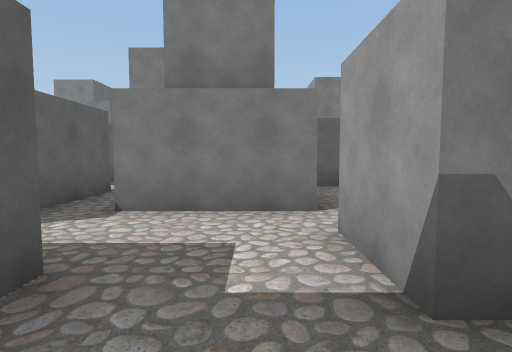
view 1 (above)

24 first-person views from a walk through a scene from a Unity 3-D project. The camera is 1.4 m above the floor, tilts 4° down and sees 80° across. The floor is counted in squares, 2 m on a side. Each view is taken from the middle of a square. On the plan, view 1 faces up. The plan holds only what a view shows up to about 10 squares ahead; the rest is blank. The player character is not drawn.

view 2
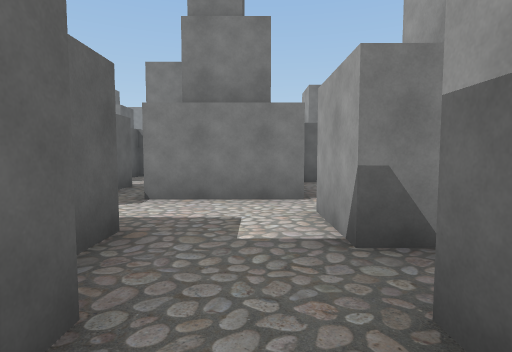

view 3
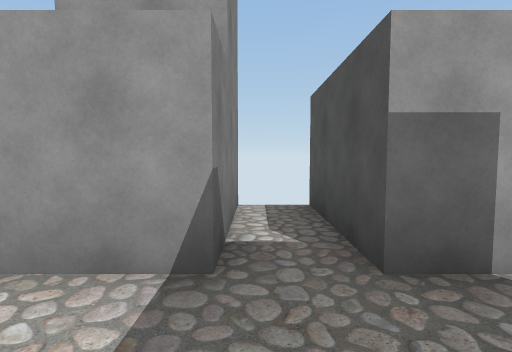

view 4
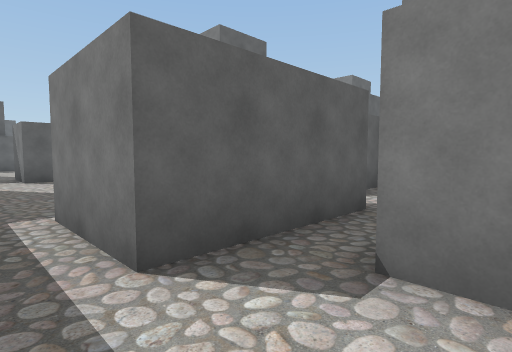

view 5
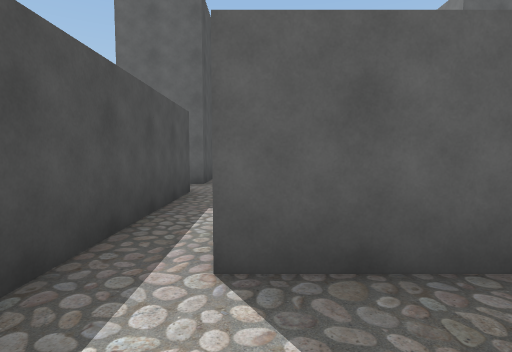

view 6
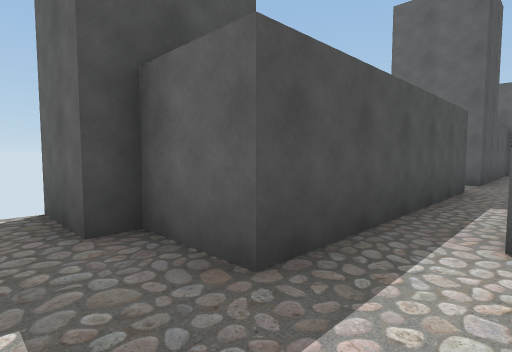

view 7
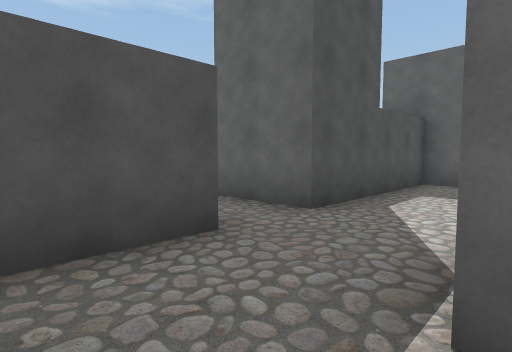

view 8
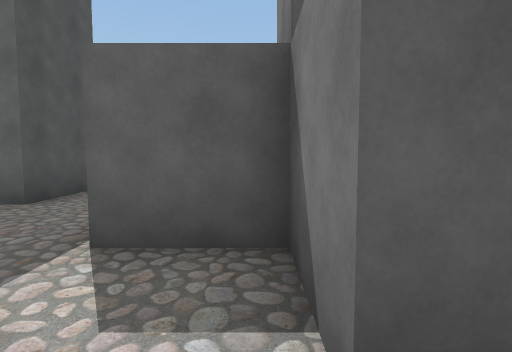

view 9
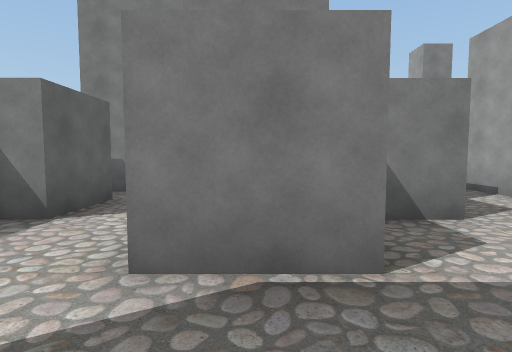

view 10
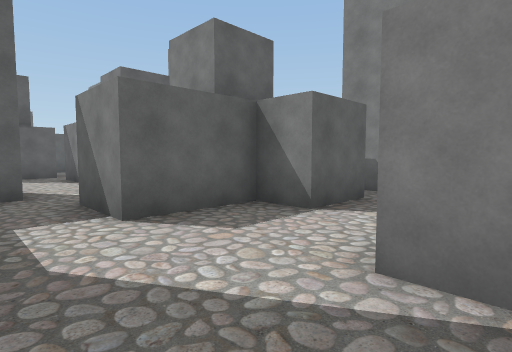

view 11
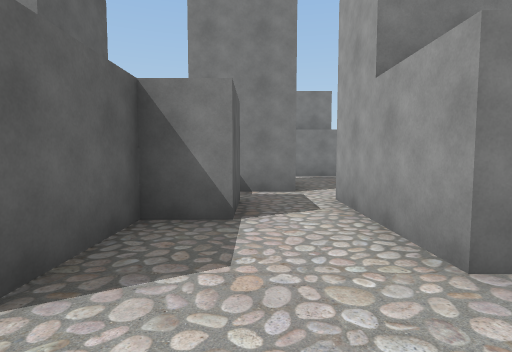

view 12
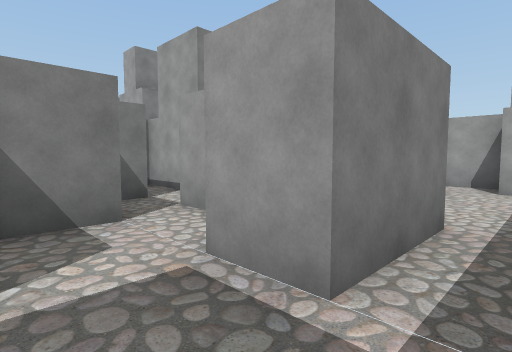

view 13
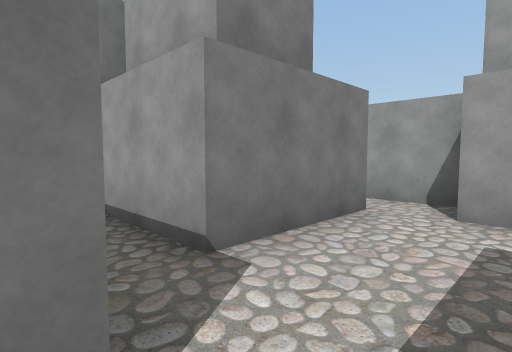

view 14
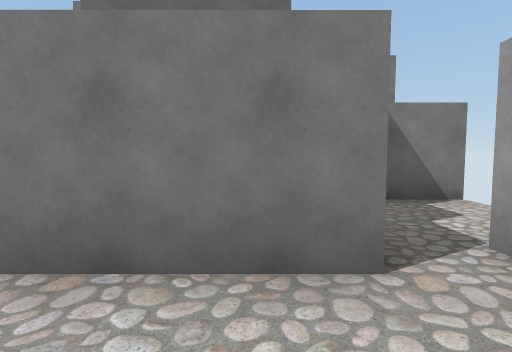

view 15
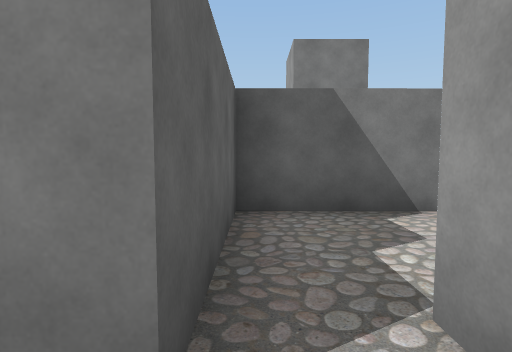

view 16
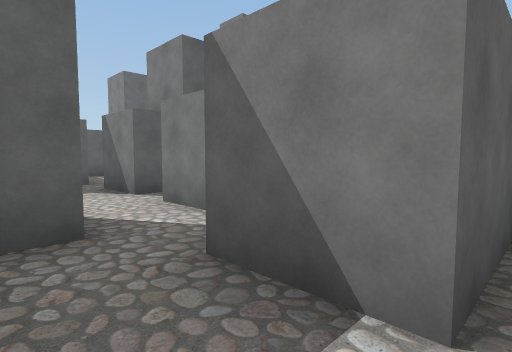

view 17
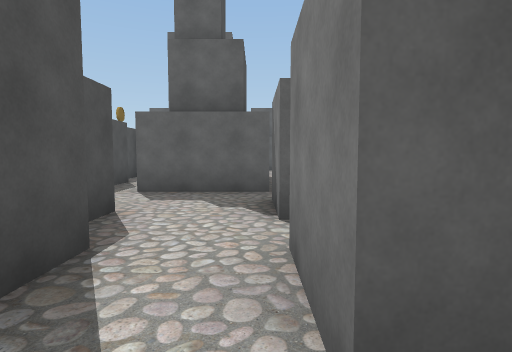

view 18
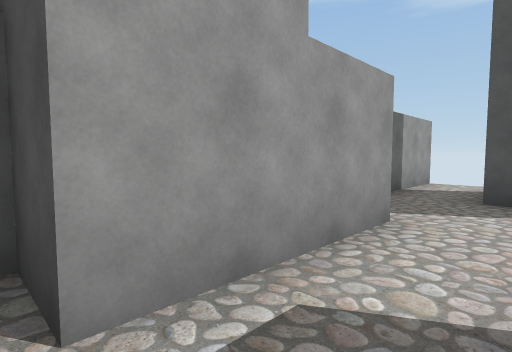

view 19
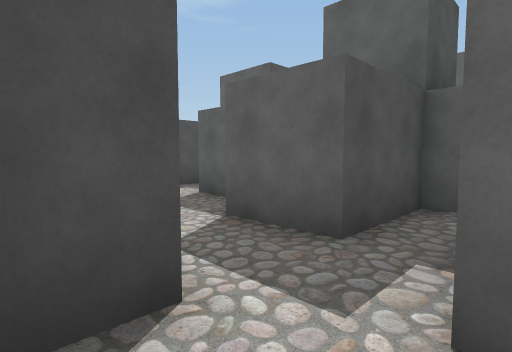

view 20
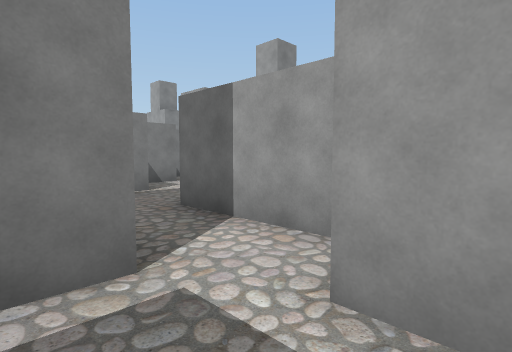

view 21
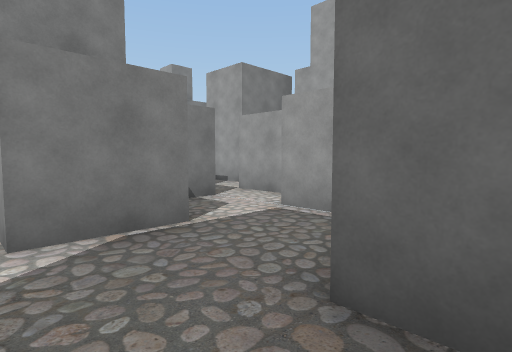

view 22
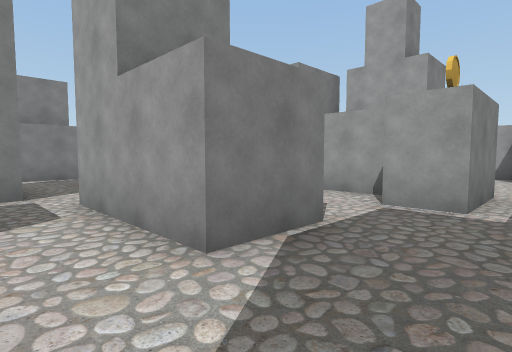

view 23
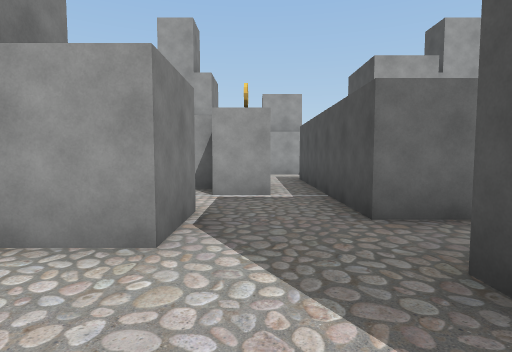

view 24
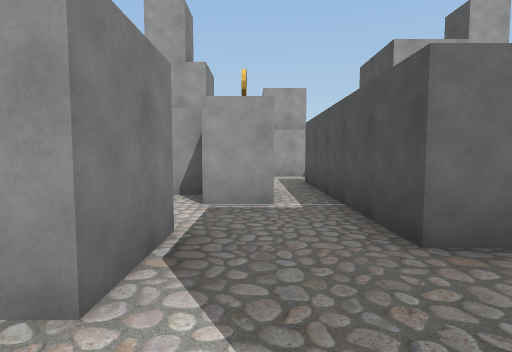

### Floor plan
Ten units are one square. View 1 is at (0, 0); x grows to the right and y downward. Boxes are objects, and circles mark ways between rooms. Rooms are numbered by the first view taken in them; rooms with no view inside come last. Other rooms are left out.
<svg viewBox="-147 -170 184 187">
<path fill="none" stroke="#000" d="M8 -38 -17 -38 -17 -58M8 5 8 -2 32 -2M-46 -18 -12 -18 -12 -2 -7 -2 -7 12M31 -12 8 -12 8 -28M-27 -59 -27 -27 -47 -27M-68 -18 -46 -18M-47 -27 -47 -38M-81 -77 -98 -77M-47 -58 -47 -53 -63 -53 -63 -38 -77 -38 -77 -68 -67 -68M-115 -18 -83 -18 -83 2M-37 -51 -37 -58M-113 -72 -113 -68 -92 -68 -92 -53 -102 -53 -102 -33 -118 -33M-67 12 -67 -12M-127 -48 -127 -43 -142 -43M-127 -29 -127 -18 -115 -18M-142 -28 -134 -28M-61 -117 -77 -117 -77 -148M-47 -107 -47 -118M-46 -132 -56 -132M-81 -157 -86 -157M-37 -119 -37 -138M-67 -68 -67 -97 -45 -97M-27 -70 -27 -87 -37 -87 -37 -78M-36 -67 -42 -67"/>
<circle cx="-35" cy="-20" r="3" fill="#2a7"/>
<circle cx="-20" cy="-45" r="3" fill="#2a7"/>
<circle cx="-110" cy="-25" r="3" fill="#2a7"/>
<circle cx="-75" cy="-85" r="3" fill="#2a7"/>
<circle cx="-40" cy="-60" r="3" fill="#2a7"/>
<text x="-10" y="-20">1</text>
<text x="-80" y="-40">2</text>
<text x="-130" y="-40">3</text>
<text x="-80" y="-120">4</text>
<text x="-30" y="-70">5</text>
</svg>
Room 1 opens to room 2. Room 1 opens to room 5. Room 2 opens to room 3. Room 2 opens to room 4. Room 2 opens to room 5.

Where each view was taken, in squares from view 1:
view 1: 0 up, 0 right, facing up
view 2: 1 down, 0 right, facing up
view 3: 1 up, 1 left, facing right
view 4: 2 up, 1 left, facing up-left
view 5: 3 up, 1 left, facing left
view 6: 3 up, 0 right, facing down-left
view 7: 4 up, 5 left, facing down-left
view 8: 5 up, 4 left, facing left
view 9: 2 up, 7 left, facing up
view 10: 2 up, 7 left, facing up-left
view 11: 2 up, 9 left, facing up
view 12: 2 up, 6 left, facing up-right
view 13: 2 up, 3 left, facing up-right
view 14: 2 up, 0 right, facing up
view 15: 3 up, 1 right, facing up
view 16: 2 up, 10 left, facing up-left
view 17: 4 up, 12 left, facing left
view 18: 7 up, 9 left, facing down-right
view 19: 8 up, 7 left, facing down-left
view 20: 6 up, 9 left, facing up-right
view 21: 9 up, 8 left, facing up-right
view 22: 10 up, 9 left, facing up-right
view 23: 11 up, 10 left, facing right
view 24: 11 up, 9 left, facing right
